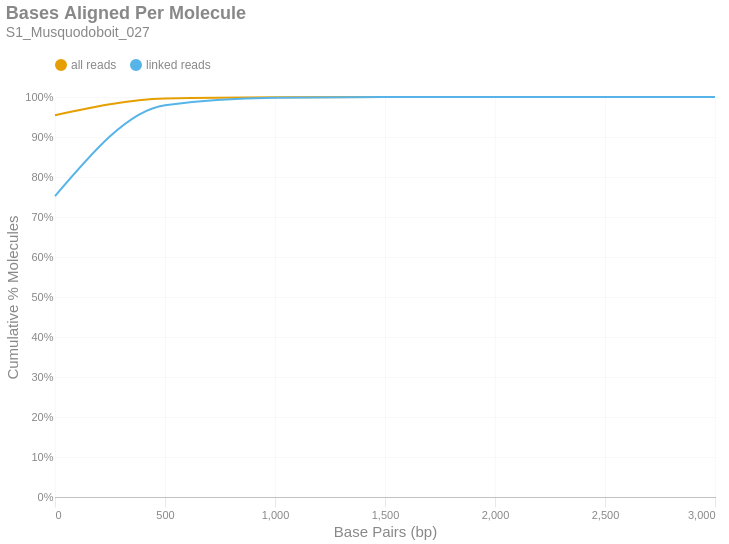

Write notebook code for a chart like this one.
### Markdown cell above
### Bases Aligned Per Molecule
This is a cumulative frequency distribution showing the number of base pairs aligned per unique molecule. These data are shown in 500 bp bins. There are two distributions: one with `all reads` (yellow) and another with only `linked reads` (blue). The percent of molecules in the `linked reads` distribution is relative to the total number of linked molecules.

### Code cell
if SKIPLR:
    print_html(f"Skipped")
else:
    binned_df = consolidated_hist(valids['aligned_bp'], mask, 500, True)
    with SafeRender(binned_df):
        (
            density_plot(binned_df, 'Bases Aligned Per Molecule', samplename, 'basesper')
            .encode(
                x=alt.X('bin:Q', title="Base Pairs (bp)").axis(tickMinStep=500).scale(padding=0),
                y=alt.Y('value:Q', title='Cumulative % Molecules')
                    .axis(format='%')
                    .scale(domain = [0,1])
                    .stack(False),
                color=alt.Color("key:N").scale(domain = ["all reads", "linked reads"]),
                tooltip = [
                    alt.Tooltip("key:N", title = "Data Type"),
                    alt.Tooltip("range_label:N", title="Bases Aligned Per Molecule"),
                    alt.Tooltip("value:Q", format = ".2%", title="% Molecules (Cum.)")
                ]
            )
        ).display()

### Figure 1 — Vega-Lite specification as saved in the notebook (floating-point values rounded to 4 significant figures)
{"width": "container", "height": 400, "config": {"title": {"anchor": "start", "dy": -15, "fontSize": 18, "color": "#888888", "subtitleColor": "#888888", "subtitleFontSize": 14}, "arc": {"fill": "#0072B2"}, "axis": {"domainColor": "#888888", "domainWidth": 0.5, "gridWidth": 0.2, "grid": false, "titleFontWeight": 400, "titleFontSize": 15, "labelFontSize": 11, "labelColor": "#888888", "tickColor": "#888888", "tickWidth": 0.2, "titleColor": "#888888"}, "axisBand": {"grid": false}, "axisX": {"grid": true, "tickSize": 10, "domainCap": "round"}, "axisY": {"domain": false, "grid": true, "tickSize": 0, "domainCap": "round"}, "background": "transparent", "header": {"labelFontSize": 15, "labelColor": "#888888", "titleFontSize": 15, "titleFontWeight": 600, "titleColor": "#888888"}, "legend": {"labelFont": "sans-serif", "labelFontSize": 12, "labelColor": "#888888", "symbolSize": 100, "symbolType": "circle", "titleFontSize": 12, "titlePadding": 10, "titleColor": "#888888", "title": null, "orient": "top"}, "range": {"category": ["#E69F00", "#56B4E9", "#009E73", "#F0E442", "#0072B2", "#D55E00", "#CC79A7", "#000000"], "diverging": ["#cfe8f3", "#a2d4ec", "#73bfe2", "#46abdb", "#1696d2", "#12719e"]}, "area": {"fill": "#0072B2", "fillOpacity": 0.7, "line": true, "strokeOpacity": 0.7}, "line": {"color": "#0072B2", "stroke": "#0072B2", "strokeWidth": 2}, "trail": {"color": "#0072B2", "stroke": "#0072B2", "strokeWidth": 0, "size": 1}, "point": {"filled": true, "fillOpacity": 1.0, "size": 95}, "text": {"color": "#888888", "fontSize": 11, "align": "right", "fontWeight": 400, "size": 11}, "bar": {"fill": "#0072B2", "stroke": null}, "view": {"stroke": null, "continuousWidth": 660, "continuousHeight": 400}}, "data": {"name": "data-5c318226daa3aee5ebc6ad15aeae903a"}, "mark": {"type": "line", "interpolate": "monotone", "point": {"opacity": 0, "size": 275}}, "encoding": {"color": {"field": "key", "scale": {"domain": ["all reads", "linked reads"]}, "type": "nominal"}, "tooltip": [{"field": "key", "title": "Data Type", "type": "nominal"}, {"field": "range_label", "title": "Bases Aligned Per Molecule", "type": "nominal"}, {"field": "value", "format": ".2%", "title": "% Molecules (Cum.)", "type": "quantitative"}], "x": {"axis": {"tickMinStep": 500}, "field": "bin", "scale": {"padding": 0}, "title": "Base Pairs (bp)", "type": "quantitative"}, "y": {"axis": {"format": "%"}, "field": "value", "scale": {"domain": [0, 1]}, "stack": false, "title": "Cumulative % Molecules", "type": "quantitative"}}, "params": [{"name": "param_c36ac31b6afebe62", "select": {"type": "point", "fields": ["key"]}, "bind": "legend"}], "title": {"text": "Bases Aligned Per Molecule", "subtitle": "S1_Musquodoboit_027"}, "transform": [{"fold": ["all reads (cumsum)", "linked reads (cumsum)"]}, {"calculate": "replace(datum.key, ' (cumsum)', '')", "as": "key"}, {"filter": {"param": "param_c36ac31b6afebe62"}}], "usermeta": {"embedOptions": {"downloadFileName": "S1_Musquodoboit_027.basesper"}}, "$schema": "https://vega.github.io/schema/vega-lite/v6.1.0.json", "datasets": {"data-5c318226daa3aee5ebc6ad15aeae903a": [{"bin": "0.0", "interval": "0.0-500.0", "all reads": 0.9545, "linked reads": 0.7522, "all reads (cumsum)": 0.9545, "linked reads (cumsum)": 0.7522, "range_label": "0-499"}, {"bin": "500.0", "interval": "500.0-1000.0", "all reads": 0.04178, "linked reads": 0.2275, "all reads (cumsum)": 0.9963, "linked reads (cumsum)": 0.9796, "range_label": "500-999"}, {"bin": "1000.0", "interval": "1000.0-1500.0", "all reads": 0.00332, "linked reads": 0.01826, "all reads (cumsum)": 0.9996, "linked reads (cumsum)": 0.9979, "range_label": "1000-1499"}, {"bin": "1500.0", "interval": "1500.0-2000.0", "all reads": 0.0003346, "linked reads": 0.001855, "all reads (cumsum)": 1.0, "linked reads (cumsum)": 0.9997, "range_label": "1500-1999"}, {"bin": "2000.0", "interval": "2000.0-2500.0", "all reads": 4.016e-05, "linked reads": 0.0002228, "all reads (cumsum)": 1.0, "linked reads (cumsum)": 1.0, "range_label": "2000-2499"}, {"bin": "2500.0", "interval": "2500.0-3000.0", "all reads": 5.838e-06, "linked reads": 3.255e-05, "all reads (cumsum)": 1.0, "linked reads (cumsum)": 1.0, "range_label": "2500-2999"}, {"bin": "3000.0", "interval": "3000.0-3500.0", "all reads": 7.046e-07, "linked reads": 3.929e-06, "all reads (cumsum)": 1.0, "linked reads (cumsum)": 1.0, "range_label": "3000-3499"}]}}
